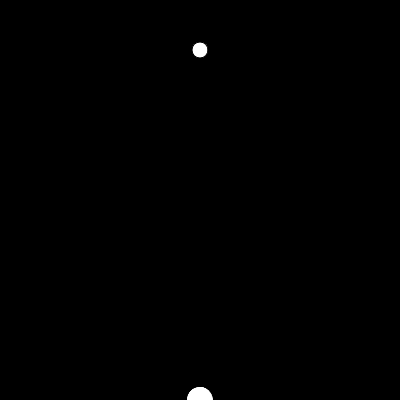
Frame 1 (no input)
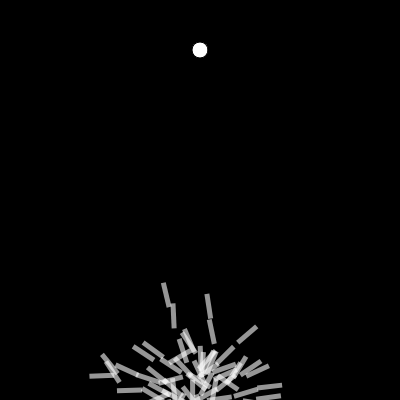
Frame 60 (no input)
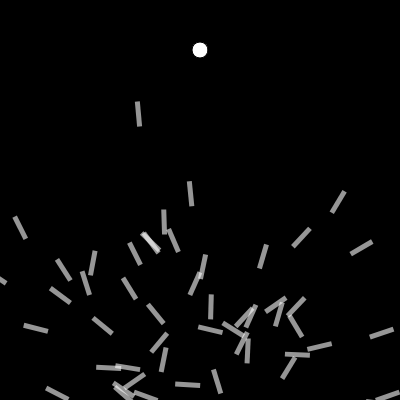
Frame 120 (the mouse pressed at the canvas centre since frame 60)

The p5.js sketch that drew these frames (run headless with seeded random() and noise() and a simulated clock; from frame 60 on, the mouse is pressed at the canvas centre):

// p5.js sketch
// ── sketch.js
var rocket;
var population;
var lifespan = 400;
var count = 0;
var gen = 0;
var saude;

var target;

var lifeP;
var genP;

function setup() {
	createCanvas(400, 400);
	lifeP = createP();
	genP = createP();
	population = new Population();
	target = createVector(width/2, 50);
}

function draw() {
	background(0);
	population.run();
	lifeP.html(count);
	genP.html(gen);
	count++;
	
	if(count == lifespan) {
		population.evaluate();
		population.selection();	
		count = 0;
		gen++;
	}



	ellipse(target.x, target.y, 16, 16)

}


function DNA(genes) {

	if(genes) {
		this.genes = genes;
	} else {	
		this.genes = [];
		for(var i = 0; i < lifespan; i++) {
			this.genes[i] = p5.Vector.random2D();
			this.genes[i].setMag(0.2);
		}
	}

	this.crossover = function(partnerDNA) {
		var newgenes = [];
		var mid = floor(random(this.genes.length));

		for(var i = 0; i < this.genes.length; i++) {
			if(i > mid) {
				newgenes[i] = this.genes[i];
			} else {
				newgenes[i] = partnerDNA.genes[i];
			}
		}

		return new DNA(newgenes);
	}

	this.mutation = function() {
		for(var i = 0; i < this.genes.length; i++) {
			if(random(1) < 0.01) {
				this.genes[i] = p5.Vector.random2D();
				this.genes[i].setMag(0.1);

			}

		}
	}
}


function Population() {
	this.rockets = [];
	this.populationSize = 100;
	
	for(var i = 0; i < this.populationSize; i++) {
		this.rockets[i] = new Rocket();
	}

	this.run = function() {
		for(var i = 0; i < this.populationSize; i++) {
			this.rockets[i].update();
			this.rockets[i].show();

		}
	}

	this.evaluate = function() {
		var maxfit = 0;
		for(var i = 0; i < this.populationSize; i++) {
			this.rockets[i].calcFitness();

			if(this.rockets[i].fitness > maxfit){
				maxfit = this.rockets[i].fitness;
			}
		}

		for(var i = 0; i < this.populationSize; i++) {
			this.rockets[i].fitness /= maxfit;
		}

		this.matingpool = [];
		for(var i = 0; i < this.populationSize; i++) {
			var n = this.rockets[i].fitness * 100;
			saude = n;
			for(var j = 0 ; j < n; j++) {
				this.matingpool.push(this.rockets[i]);
			}
		}
	}

	this.selection = function() {
		var newRockets = []; 
		for(var i = 0; i < this.rockets.length; i++) {
		//Escolhe DNA aleatorio
			var parentA = random(this.matingpool).dna;
			var parentB = random(this.matingpool).dna;
			//cria um filho com dna crossover'ed
			var child = parentA.crossover(parentB);
			child.mutation();
			newRockets[i] = new Rocket(child);
	
		}
		this.rockets = newRockets;

	}






}


var minTemp = lifespan + 1;
function Rocket(dna) {
	this.pos = createVector(width/2, height);
	this.vel = createVector();
	this.acc = createVector();
	this.completed = false;
	this.temp = 0;

	if (dna) {
		this.dna = dna;
	} else {
		this.dna = new DNA();
	}

	this.fitness = 0;

	this.applyForce = function(force) {
		this.acc.add(force);
	}

	this.calcFitness = function() {
		var d = dist(this.pos.x, this.pos.y, target.x, target.y);
		this.fitness = map(d, 0, width, width, 0);

		if(this.completed) {
			this.fitness *= 1.5;	
		}

		/*if(this.temp < minTemp) {
			this.fitness *= 1.5;
		}*/

	}

	this.update = function() {
		var d = dist(this.pos.x, this.pos.y, target.x, target.y);
		if(d < 10) {
			this.completed = true;
			this.pos = target.copy();
			//this.temp = count;
		}


		this.applyForce(this.dna.genes[count]);

		if(!this.completed) {
			this.vel.add(this.acc);
			this.pos.add(this.vel);
			this.acc.mult(0);
		}
	}

	this.show = function () {
		push();
		noStroke();
		fill(255, 150);
		translate(this.pos.x, this.pos.y);
		rotate(this.vel.heading());
		rectMode(CENTER);
		rect(0,0,25,5);	
		pop();
	}
}
